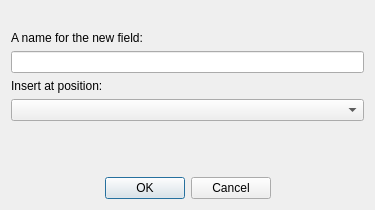
<ui version="4.0" >
 <class>Clone</class>
 <widget class="QDialog" name="Clone" >
  <property name="geometry" >
   <rect>
    <x>0</x>
    <y>0</y>
    <width>375</width>
    <height>210</height>
   </rect>
  </property>
  <property name="windowTitle" >
   <string>Clone field</string>
  </property>
  <layout class="QGridLayout" >
   <item row="0" column="0" >
    <layout class="QVBoxLayout" >
     <item>
      <spacer>
       <property name="orientation" >
        <enum>Qt::Vertical</enum>
       </property>
       <property name="sizeType" >
        <enum>QSizePolicy::MinimumExpanding</enum>
       </property>
       <property name="sizeHint" >
        <size>
         <width>20</width>
         <height>20</height>
        </size>
       </property>
      </spacer>
     </item>
     <item>
      <widget class="QLabel" name="label" >
       <property name="sizePolicy" >
        <sizepolicy vsizetype="Fixed" hsizetype="Preferred" >
         <horstretch>0</horstretch>
         <verstretch>0</verstretch>
        </sizepolicy>
       </property>
       <property name="text" >
        <string>A name for the new field:</string>
       </property>
      </widget>
     </item>
     <item>
      <widget class="QLineEdit" name="lineDsn" >
       <property name="mouseTracking" >
        <bool>false</bool>
       </property>
       <property name="inputMask" >
        <string/>
       </property>
       <property name="maxLength" >
        <number>10</number>
       </property>
       <property name="frame" >
        <bool>true</bool>
       </property>
      </widget>
     </item>
     <item>
      <widget class="QLabel" name="label_3" >
       <property name="text" >
        <string>Insert at position:</string>
       </property>
      </widget>
     </item>
     <item>
      <widget class="QComboBox" name="comboDsn" />
     </item>
    </layout>
   </item>
   <item row="2" column="0" >
    <widget class="QDialogButtonBox" name="buttonBox" >
     <property name="orientation" >
      <enum>Qt::Horizontal</enum>
     </property>
     <property name="standardButtons" >
      <set>QDialogButtonBox::Cancel|QDialogButtonBox::NoButton|QDialogButtonBox::Ok</set>
     </property>
     <property name="centerButtons" >
      <bool>true</bool>
     </property>
    </widget>
   </item>
   <item row="1" column="0" >
    <spacer>
     <property name="orientation" >
      <enum>Qt::Vertical</enum>
     </property>
     <property name="sizeType" >
      <enum>QSizePolicy::MinimumExpanding</enum>
     </property>
     <property name="sizeHint" >
      <size>
       <width>20</width>
       <height>20</height>
      </size>
     </property>
    </spacer>
   </item>
  </layout>
 </widget>
 <tabstops>
  <tabstop>lineDsn</tabstop>
  <tabstop>comboDsn</tabstop>
  <tabstop>buttonBox</tabstop>
 </tabstops>
 <connections>
  <connection>
   <sender>buttonBox</sender>
   <signal>accepted()</signal>
   <receiver>Clone</receiver>
   <slot>accept()</slot>
   <hints>
    <hint type="sourcelabel" >
     <x>248</x>
     <y>254</y>
    </hint>
    <hint type="destinationlabel" >
     <x>157</x>
     <y>274</y>
    </hint>
   </hints>
  </connection>
  <connection>
   <sender>buttonBox</sender>
   <signal>rejected()</signal>
   <receiver>Clone</receiver>
   <slot>reject()</slot>
   <hints>
    <hint type="sourcelabel" >
     <x>316</x>
     <y>260</y>
    </hint>
    <hint type="destinationlabel" >
     <x>286</x>
     <y>274</y>
    </hint>
   </hints>
  </connection>
 </connections>
</ui>
